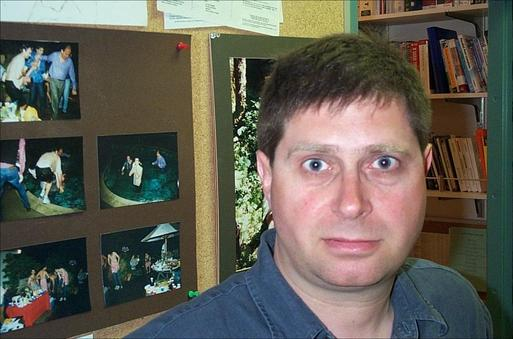
#> input picture 101_ObjectCategories/Faces/image_0006.jpg, 513 x 339 px
$ python extract.py --images 101_ObjectCategories/Faces --output out --hashes 101_ObjectCategories/Faces
#> lines starting #> are read from the running program, lines starting #| are printed output that depends on the picture
### pyimagesearch/parallel_hashing.py
# https://pyimagesearch.com/2019/09/09/multiprocessing-with-opencv-and-python/

import cv2
import pickle
import numpy as np


def dhash(image, hashSize=8):
    # convert the image to grayscale
    gray = cv2.cvtColor(image, cv2.COLOR_BGR2GRAY)

    # resize the input image, adding a single column (width) so we
    # can computer the horizontal gradient
    resized = cv2.resize(gray, (hashSize+1, hashSize))

    # compute the (relative) horizontal gradient between adjacent
    # column pixel
    diff = resized[:, 1:] > resized[:, :-1]

    # convert the difference image to a has
    return sum([2**i for(i, v) in enumerate(diff.flatten()) if v])


def convert_hash(h):
    # convert the hash to NumPy's 64-bit float and then back to
    # Python's built in int
    return int(np.array(h, dtype="float64"))


'''
@param: l: list of elements (in this case, file paths)
@param: n: number of n-sized chunks to generate
'''


def chunk(l, n):
    # loop over the list in n-sized chunks
    for i in range(0, len(l), n):
        # yield the current n-sized chunk to the calling function
        yield l[i: i+n]


def process_images(payload):
    # display the process ID for debugging and initialize the hashes
    # dictionary
    print("[INFO] starting process {}".format(payload["id"]))
    hashes = {}

    # loop over the image paths
    for imagePath in payload["input_paths"]:
        # load the input image, compute the hash, and convert it
        image = cv2.imread(imagePath)
        h = dhash(image)
        h = convert_hash(h)

        # update the hashes dictionary
        l = hashes.get(h, [])
        l.append(imagePath)
        hashes[h] = l

    # serialize the hashes dictionary to disk using supplied
    # output path
    print("[INFO] process {} serializing hashes".format(payload["id"]))
    f = open(payload["output_path"], "wb")
    f.write(pickle.dumps(hashes))
    f.close()

### extract.py
from pyimagesearch.parallel_hashing import process_images
from pyimagesearch.parallel_hashing import chunk
from multiprocessing import cpu_count
from multiprocessing import Pool
from imutils import paths
import numpy as np
import argparse
import pickle
import time
import os


# check to see if this is the main thread of execution
if __name__ == "__main__":
    start_time = time.time()

    # construct the argument parser and parse the arguments
    ap = argparse.ArgumentParser()
    ap.add_argument("-i", "--images", required=True, type=str,
                    help="path to input directory of images")
    ap.add_argument("-o", "--output", required=True, type=str,
                    help="path to output directory to store intermediate files")
    ap.add_argument("-a", "--hashes", required=True, type=str,
                    help="path to output hashes directory")
    ap.add_argument("-p", "--procs", type=int, default=-
                    1, help="# of processes to spin up")
    args = vars(ap.parse_args())

    # determine the number of concurrent processes to launch when
    # distributing the load across the system, then create the list
    # of process IDs
    procs = args["procs"] if args["procs"] > 0 else cpu_count()
    procIDs = list(range(0, procs))

    # grab the paths to the input images, then determine the number
    # of images each process will handle
    print("[INFO] grabbing image paths…")
    allImagePaths = sorted(list(paths.list_images(args["images"])))
    numImagesPerProc = len(allImagePaths)/float(procs)
    numImagesPerProc = int(np.ceil(numImagesPerProc))

    # chunk the image paths into N (approximately) equal sets, one
    # set of image paths for each individual process
    chunkedPaths = list(chunk(allImagePaths, numImagesPerProc))

    # initialize the list of payloads
    payloads = []

    # loop over the set chunked image paths
    for(i, imagePaths) in enumerate(chunkedPaths):
        # construct the path to the output intermediary file for the
        # current process
        outputPath = os.path.sep.join(
            [args["output"], "proc{}.pickle".format(i)])

        # construct a dictionary of data for the payload, then add it
        # to the payloads list
        data = {
            "id": i,
            "input_paths": imagePaths,
            "output_path": outputPath
        }
        payloads.append(data)

    # construct and launch the pool
    print("[INFO] launching pool using {} processes…".format(procs))
    pool = Pool(processes=procs)
    pool.map(process_images, payloads)
#> in process_images, image is the input picture: shape (339, 513, 3); mean B, G, R 85.3, 95.4, 98.6
#> in dhash, `gray = cv2.cvtColor(image, cv2.COLOR_BGR2GRAY)`:
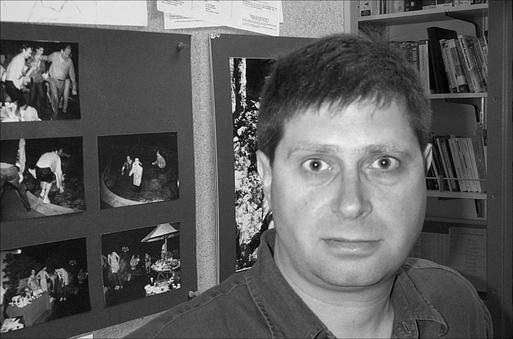
#> gray: shape (339, 513); min 0, max 254, mean 95.2
#> in process_images, `h = dhash(image)`: h = 2752989191086167243
#> in process_images, `h = convert_hash(h)`: h = 2752989191086167040
#> in process_images, `l = hashes.get(h, [])`: l = []
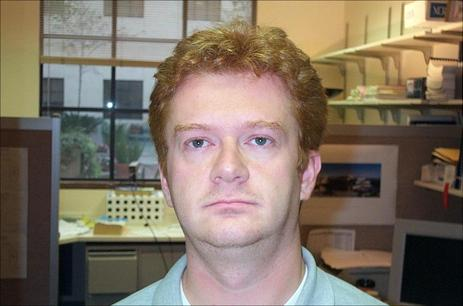
#> input picture 101_ObjectCategories/Faces/image_0024.jpg, 463 x 306 px
#> in process_images, image is the input picture: shape (306, 463, 3); mean B, G, R 100.8, 115.2, 128.3
#> call 2 of dhash, with hashSize = 8
#> in dhash (call 2), `gray = cv2.cvtColor(image, cv2.COLOR_BGR2GRAY)`:
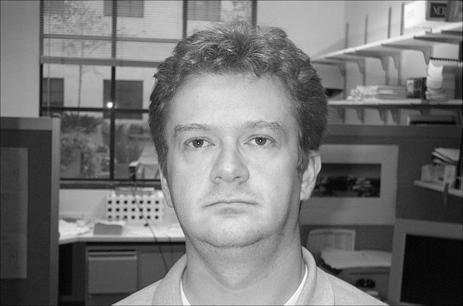
#> gray: shape (306, 463); min 1, max 253, mean 117.5
#> in process_images (call 2), `h = dhash(image)`: h = 3895124727010546263
#> in process_images (call 2), `h = convert_hash(h)`: h = 3895124727010546176

    # close the pool and wait for all processes to finish
    print("[INFO] waiting for processes to finish…")
    pool.close()
    pool.join()
    print("[INFO] multiprocessing complete")

    # initialize our *combined* hashes dictionary
    # (i.e., will combine the results of each pickled/serialized)
    # dictionary into a *single* dictionary
    print("[INFO] combining hashes…")
    hashes = {}

    # loop over all pickle files in the output directory
    for p in paths.list_files(args["output"], validExts=(".pickle"),):
        # load the contents of the dictionary
        data = pickle.loads(open(p, "rb").read())

        # loop over the hashes and image paths in the dictionary
        for(tempH, tempPaths) in data.items():
            # grab all image paths with the current hash, add in the
            # image paths for the current pickle file, and then
            # update our hashes dictionary
            imagePaths = hashes.get(tempH, [])
            imagePaths.extend(tempPaths)
            hashes[tempH] = imagePaths

    # serialize the hashes dictionary to disk
    print("[INFO] serializing hashes…")
    f = open(args["hashes"], "wb")
    f.write(pickle.dumps(hashes))
    f.close()

    print("processor: {}".format(procs))
    print("execution time: {} seconds".format(time.time() - start_time))
